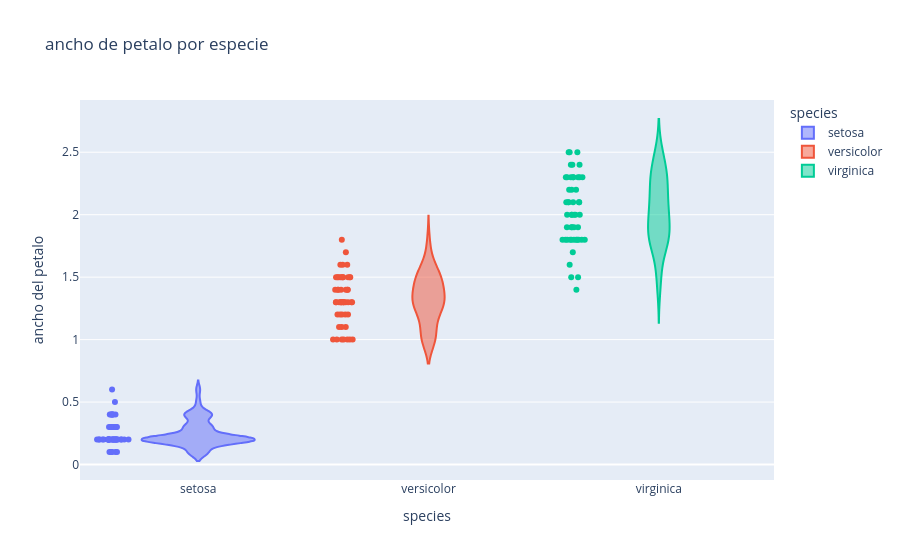

The code cell stored with this chart in its notebook:
### Code cell
# 4. Violin plot del largo del sépalo
# Construye un gráfico de violín para comparar `sepal_length` entre especies. Incluye dentro del violín un
# boxplot y muestra todos los puntos. Explica qué información adicional aporta el violín respecto al boxplot.
# Conceptos a practicar: px.violin, densidad, box y puntos
fig=px.violin(
    data_frame=df,
    x="species",
    y="petal_width",
    color="species",
    points="all",
    title="ancho de petalo por especie",
    labels={"specie": "especie","petal_width": "ancho del petalo"}
)
fig.show()

### Figure 1 — Plotly figure (JSON) as saved in the notebook; plotly's stock layout.template omitted (floating-point values rounded to 4 significant figures)
{"data": [{"alignmentgroup": "True", "box": {"visible": false}, "hovertemplate": "species=%{x}<br>ancho del petalo=%{y}<extra></extra>", "legendgroup": "setosa", "marker": {"color": "#636efa"}, "name": "setosa", "offsetgroup": "setosa", "orientation": "v", "points": "all", "scalegroup": "True", "showlegend": true, "type": "violin", "x": ["setosa", "setosa", "setosa", "setosa", "setosa", "setosa", "setosa", "setosa", "setosa", "setosa", "setosa", "setosa", "setosa", "setosa", "setosa", "setosa", "setosa", "setosa", "setosa", "setosa", "setosa", "setosa", "setosa", "setosa", "setosa", "setosa", "setosa", "setosa", "setosa", "setosa", "setosa", "setosa", "setosa", "setosa", "setosa", "setosa", "setosa", "setosa", "setosa", "setosa", "setosa", "setosa", "setosa", "setosa", "setosa", "setosa", "setosa", "setosa", "setosa", "setosa"], "x0": " ", "xaxis": "x", "y": [0.2, 0.2, 0.2, 0.2, 0.2, 0.4, 0.3, 0.2, 0.2, 0.1, 0.2, 0.2, 0.1, 0.1, 0.2, 0.4, 0.4, 0.3, 0.3, 0.3, 0.2, 0.4, 0.2, 0.5, 0.2, 0.2, 0.4, 0.2, 0.2, 0.2, 0.2, 0.4, 0.1, 0.2, 0.2, 0.2, 0.2, 0.1, 0.2, 0.2, 0.3, 0.3, 0.2, 0.6, 0.4, 0.3, 0.2, 0.2, 0.2, 0.2], "y0": " ", "yaxis": "y"}, {"alignmentgroup": "True", "box": {"visible": false}, "hovertemplate": "species=%{x}<br>ancho del petalo=%{y}<extra></extra>", "legendgroup": "versicolor", "marker": {"color": "#EF553B"}, "name": "versicolor", "offsetgroup": "versicolor", "orientation": "v", "points": "all", "scalegroup": "True", "showlegend": true, "type": "violin", "x": ["versicolor", "versicolor", "versicolor", "versicolor", "versicolor", "versicolor", "versicolor", "versicolor", "versicolor", "versicolor", "versicolor", "versicolor", "versicolor", "versicolor", "versicolor", "versicolor", "versicolor", "versicolor", "versicolor", "versicolor", "versicolor", "versicolor", "versicolor", "versicolor", "versicolor", "versicolor", "versicolor", "versicolor", "versicolor", "versicolor", "versicolor", "versicolor", "versicolor", "versicolor", "versicolor", "versicolor", "versicolor", "versicolor", "versicolor", "versicolor", "versicolor", "versicolor", "versicolor", "versicolor", "versicolor", "versicolor", "versicolor", "versicolor", "versicolor", "versicolor"], "x0": " ", "xaxis": "x", "y": [1.4, 1.5, 1.5, 1.3, 1.5, 1.3, 1.6, 1.0, 1.3, 1.4, 1.0, 1.5, 1.0, 1.4, 1.3, 1.4, 1.5, 1.0, 1.5, 1.1, 1.8, 1.3, 1.5, 1.2, 1.3, 1.4, 1.4, 1.7, 1.5, 1.0, 1.1, 1.0, 1.2, 1.6, 1.5, 1.6, 1.5, 1.3, 1.3, 1.3, 1.2, 1.4, 1.2, 1.0, 1.3, 1.2, 1.3, 1.3, 1.1, 1.3], "y0": " ", "yaxis": "y"}, {"alignmentgroup": "True", "box": {"visible": false}, "hovertemplate": "species=%{x}<br>ancho del petalo=%{y}<extra></extra>", "legendgroup": "virginica", "marker": {"color": "#00cc96"}, "name": "virginica", "offsetgroup": "virginica", "orientation": "v", "points": "all", "scalegroup": "True", "showlegend": true, "type": "violin", "x": ["virginica", "virginica", "virginica", "virginica", "virginica", "virginica", "virginica", "virginica", "virginica", "virginica", "virginica", "virginica", "virginica", "virginica", "virginica", "virginica", "virginica", "virginica", "virginica", "virginica", "virginica", "virginica", "virginica", "virginica", "virginica", "virginica", "virginica", "virginica", "virginica", "virginica", "virginica", "virginica", "virginica", "virginica", "virginica", "virginica", "virginica", "virginica", "virginica", "virginica", "virginica", "virginica", "virginica", "virginica", "virginica", "virginica", "virginica", "virginica", "virginica", "virginica"], "x0": " ", "xaxis": "x", "y": [2.5, 1.9, 2.1, 1.8, 2.2, 2.1, 1.7, 1.8, 1.8, 2.5, 2.0, 1.9, 2.1, 2.0, 2.4, 2.3, 1.8, 2.2, 2.3, 1.5, 2.3, 2.0, 2.0, 1.8, 2.1, 1.8, 1.8, 1.8, 2.1, 1.6, 1.9, 2.0, 2.2, 1.5, 1.4, 2.3, 2.4, 1.8, 1.8, 2.1, 2.4, 2.3, 1.9, 2.3, 2.5, 2.3, 1.9, 2.0, 2.3, 1.8], "y0": " ", "yaxis": "y"}], "layout": {"legend": {"title": {"text": "species"}, "tracegroupgap": 0}, "title": {"text": "ancho de petalo por especie"}, "violinmode": "overlay", "xaxis": {"anchor": "y", "categoryarray": ["setosa", "versicolor", "virginica"], "categoryorder": "array", "domain": [0, 1], "title": {"text": "species"}}, "yaxis": {"anchor": "x", "domain": [0, 1], "title": {"text": "ancho del petalo"}}}}
